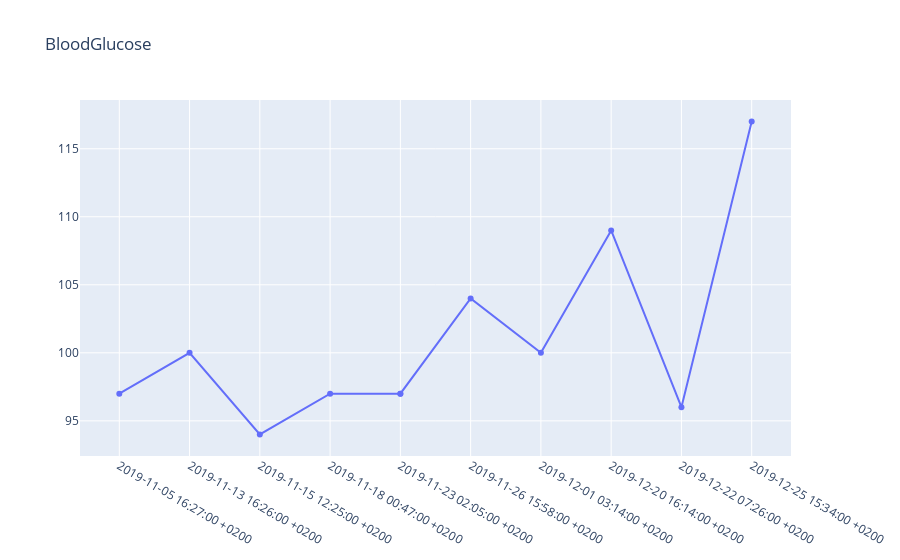

Here is the notebook cell this chart was saved with:
### Code cell
from plotly.offline import plot

import plotly.graph_objects as go
fig = go.Figure(
    data=[go.Scatter(x=BloodGlucose.index.values,y=BloodGlucose['value'])],
    layout_title_text="BloodGlucose"
)
fig.show()

### Figure 1 — Plotly figure (JSON) as saved in the notebook; plotly's stock layout.template omitted (floating-point values rounded to 4 significant figures)
{"data": [{"type": "scatter", "x": ["2019-11-05 16:27:00 +0200", "2019-11-13 16:26:00 +0200", "2019-11-15 12:25:00 +0200", "2019-11-18 00:47:00 +0200", "2019-11-23 02:05:00 +0200", "2019-11-23 02:05:00 +0200", "2019-11-26 15:58:00 +0200", "2019-12-01 03:14:00 +0200", "2019-12-20 16:14:00 +0200", "2019-12-22 07:26:00 +0200", "2019-12-25 15:34:00 +0200"], "y": [97, 100, 94, 97, 97, 97, 104, 100, 109, 96, 117]}], "layout": {"title": {"text": "BloodGlucose"}}}
